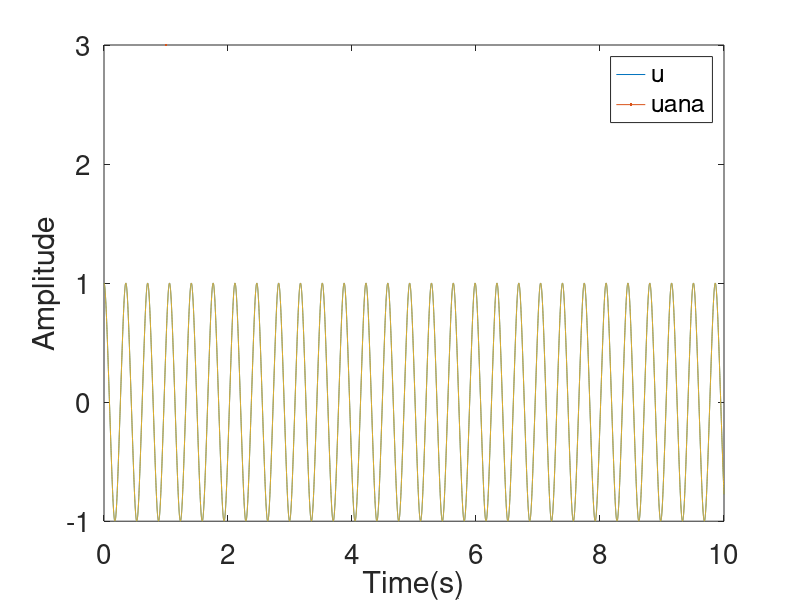
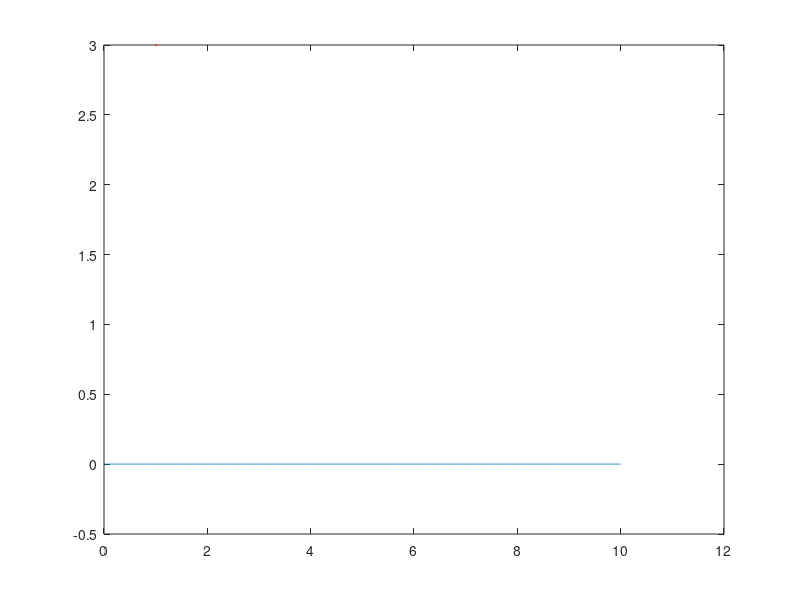

Here is the MATLAB script that generated these plots, in order:
clear all 
close all
clc
% This code solves the Duffing Oscillator with the quadratization of enery method and plots
% , we can see that the energy is conserved, while in the first code it was not for some mysterious reason 

%THIS CODE WORKS, DONT MODIFY IT
%% Declaration of parameters
omeg0=10;                                                                           %Frequency of the oscilator
T=10;                                                                               %Final time in seconds
k=0.001;                                                                            %Timestep
t=linspace(0,T,floor(T/k)+1);                                                       %Time vector
th=linspace(k/2,T+k/2,floor(T/k)+1);                                                %Interleaved time vector
Hsav=zeros(1,length(t));                                                            %Discrete energy vector
vlin=zeros(1,length(t));                                                            %Linear potential energy
klin=zeros(1,length(t));                                                            %Kinetic energy vector
u=zeros(1,length(t));                                                               %Displacement vector
psi=zeros(1,length(t));                                                             %Psi vector
g=zeros(1,length(t));                                                               %G vector
gamma=300;                                                                          %NL Parameter
A=1;                                                                                %Amplitude of initial displacement
um1=A;
[s,c,d] = ellipj(sqrt(omeg0^2+gamma*A^2)*t,(gamma*A^2)/(2*gamma*A^2+2*omeg0^2));    %Analytical solution
uana=A*c;                                                                           %Analytical solution
u0=uana(2);
[s,c12,d] = ellipj(sqrt(omeg0^2+gamma*A^2)*(k/2),(gamma*A^2)/(2*gamma*A^2+2*omeg0^2)); %Analytical solution at the time k*1/2
u12=A*c12;
V12=(gamma*u12^4)/4;
h0=((u0-um1)^2)/(2*k^2)+(omeg0^2*u12^2)/2+V12; 
eta=1.919e-2;
eps=eta*h0;
u(1)=um1;
u(2)=u0;
up1=0;
psim1=sqrt(2*V12+eps);
psi(1)=psim1;


%% Fast method
for n=2:length(t)-1

    klin(n-1)=(1/2)*((u0-um1)/k)^2;                 %Kinetic energy

    vlin(n-1)=(1/k^2)*(1-cos(omeg0*k))*um1*u0;  %Linear potential energy

    Hsav(n-1)=klin(n-1)+vlin(n-1)+(1/2)*(psim1)^2;  %Energy

    g0=(gamma*u0^3)/(sqrt(gamma*(u0^4)/2+eps));     %g vector (scalar on this case)
  
    up1=(1/(1+(g0^2*k^2)/4))*((2*cos(omeg0*k))*u0+(((g0^2*k^2)/4)-1)*um1-k^2*g0*psim1); %Exact linear solution + SAV
    
    psi0=psim1+(g0/2)*(-um1+up1);
    
    % Storing 
    g(n)=g0;
    psi(n)=psi0;
    u(n+1)=up1;

    % State swap
    psim1=psi0;
    um1=u0;
    u0=up1;
    
end

%% Plot of numerical and analytical solutions
figure
plot(t,u,LineWidth=3)
hold on
plot(t,uana,LineWidth=3,LineStyle="--")
legend("u","uana")
xlabel("Time(s)")
ylabel("Amplitude")
set(gca,'Fontsize',20)

%% Plot of the energy

figure
plot(th,(Hsav-Hsav(3))./Hsav,LineWidth=3)

